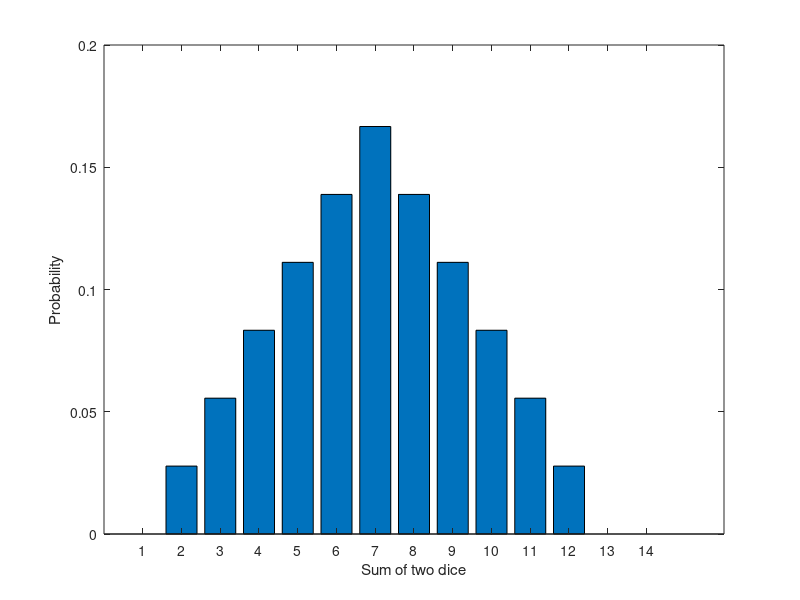
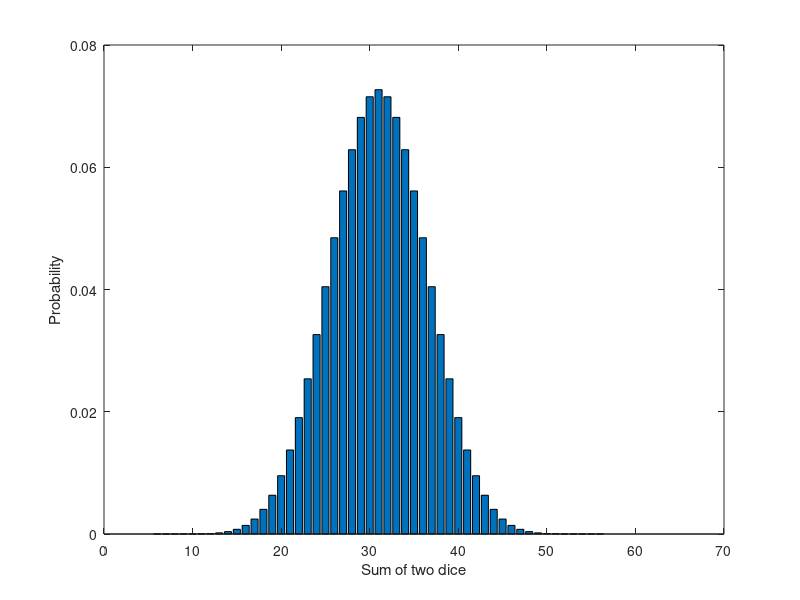

MATLAB code for these plots, in order:
clear all; close all; clc
% HW #2 
%%
% Problem 1
% Rolling snake eyes: 1/6 * 1/6 = 1/36
% Rolling sum of sevens: 6/36 = 1/6, since there are 6 combinations that
% could get sum of sevens which out of 36 outcomes in total.
% The probability ratio is 1:6, which rolling sevens will have a higher
% probabbility compare to rolling snake eyes
%%

% Problem 2
% Analytically: 
%     1  2  3  4  5  6
%   +-------------------
% 1 | 2  3  4  5  6  7
% 2 | 3  4  5  6  7  8
% 3 | 4  5  6  7  8  9
% 4 | 5  6  7  8  9 10
% 5 | 6  7  8  9 10 11
% 6 | 7  8  9 10 11 12
% Which is shown there is 36 outcomes in total
% 1 combination of getting sum of 2, probablity: 1/36
% 2 combinations of getting sum of 3, probablity: 2/36
% 3 combinations of getting sum of 4, probablity: 3/36
% 4 combinations of getting sum of 5, probablity: 4/36
% 5 combinations of getting sum of 6, probablity: 5/36
% 6 combinations of getting sum of 7, probablity: 6/36
% 5 combinations of getting sum of 8, probablity: 5/36
% 4 combinations of getting sum of 9, probablity: 4/36
% 3 combinations of getting sum of 10, probablity: 3/36
% 2 combinations of getting sum of 11, probablity: 2/36
% 1 combinations of getting sum of 12, probablity: 1/36
%%
% Numerically
D1 = zeros(201,1);
    for i=1:6
    D1(i+100) = 1/6;
    end
D2 = 0*D1;
for x=0:99
    D2(x+100) = 0;
    for k=0:99
        D2(x+100) = D2(x+100) + D1(k+100)*D1(x-k+100);
    end
end
figure(1);
bar(D2(101:114))
xlabel('Sum of two dice');
ylabel('Probability');
%%
% Problem 3
mean = (2*(1/36)) + (3*(2/36)) + (4*(3/36)) + (5*(4/36)) + (6*(5/36)) + (7*(6/36)) + (8*(5/36)) + (9*(4/36)) + (10*(3/36)) + (11*(2/36)) + (12*(1/36))
variance = ((2-7)^2 * (1/36)) + ((3-7)^2 * (2/36)) + ((4-7)^2 * (3/36)) + ((5-7)^2 * (4/36)) + ((6-7)^2 * (5/36)) + ((7-7)^2 * (6/36)) + ((8-7)^2 * (5/36)) + ((9-7)^2 * (4/36)) + ((10-7)^2 * (3/36)) + ((11-7)^2 * (2/36)) + ((12-7)^2 * (1/36))
%%
%Problem 4
D3 = 0*D1;
for m = 0:99
    D3(m+100) = 0;
    for n = 0:99
        D3(m+100) = D3(m+100)+D2(n+100)*D1(m-n+100);
    end
end
D4 = 0*D1;
for m = 0:99
    D4(m+100) = 0;
    for n = 0:99
        D4(m+100) = D4(m+100)+D3(n+100)*D1(m-n+100);
    end
end
D5 = 0*D1;
for m = 0:99
    D5(m+100) = 0;
    for n = 0:99
        D5(m+100) = D5(m+100)+D4(n+100)*D1(m-n+100);
    end
end
D6 = 0*D1;
for m = 0:99
    D6(m+100) = 0;
    for n = 0:99
        D6(m+100) = D6(m+100)+D5(n+100)*D1(m-n+100);
    end
end
D7 = 0*D1;
for m = 0:99
    D7(m+100) = 0;
    for n = 0:99
        D7(m+100) = D7(m+100)+D6(n+100)*D1(m-n+100);
    end
end
D8 = 0*D1;
for m = 0:99
    D8(m+100) = 0;
    for n = 0:99
        D8(m+100) = D8(m+100)+D7(n+100)*D1(m-n+100);
    end
end
D9 = 0*D1;
for m = 0:99
    D9(m+100) = 0;
    for n = 0:99
        D9(m+100) = D9(m+100)+D8(n+100)*D1(m-n+100);
    end
end
D10 = 0*D1;
for m = 0:99
    D10(m+100) = 0;
    for n = 0:99
        D10(m+100) = D10(m+100)+D9(n+100)*D1(m-n+100);
    end
end
figure(2);
bar(D10(105:165))
xlabel('Sum of two dice');
ylabel('Probability');
%%
% Problem 5
